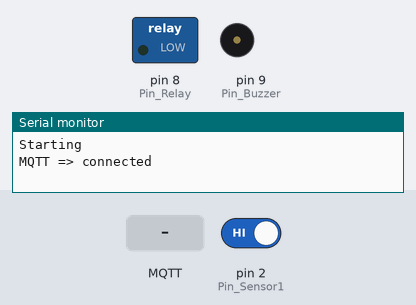
Recording of a sketch running on a simulated Arduino Uno, built for the host (arithmetic inside an expression is 32-bit, double 64-bit). Parts: switched loads named in the sketch (green lamp = pin HIGH), buzzer (waves = sounding, pin HIGH), the last lines printed to the serial monitor. Inputs (shaded band) come from the test bench; at power-on: pin 2 (Pin_Sensor1) HIGH. WiFi joins after 1.5 s; servers stay silent unless stated; no MQTT or app messages arrive unless stated.

Above: at 2.7 s.
2.8 s: pin 2 (Pin_Sensor1) driven LOW
At 2.95 s:
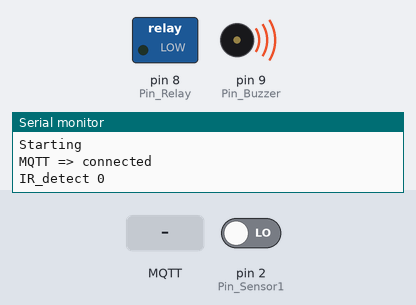
4.3 s: MQTT message "IR" arrives on the first subscribed topic
5.8 s: MQTT message "IRON$" arrives on the first subscribed topic
7.3 s: MQTT message "IROFF$" arrives on the first subscribed topic
Timing chart, 0 to 9.8 s (numbered marks = the images above; inputs shaded):
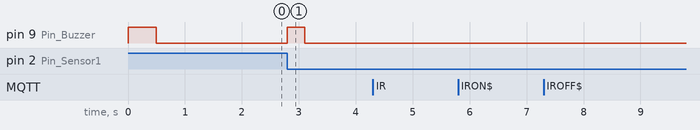

The sketch:

VM_IR01.ino
```cpp
#include <SPI.h>
#include <Ethernet.h>
#include <PubSubClient.h>
#include "Timer.h"

#define Pin_Relay 8
#define Pin_Buzzer 9
#define Pin_Sensor1 2 //logic AND, logic LOW jika kena obstacle (Falling)
#define Pin_Sensor2 3 //logic OR, logic HIGH jika kena obstacle (Rising)

//===========================================================
#define Limit_Sensor 1
//===========================================================

// Update these with values suitable for your network.
byte mac[]    = {  0xA1, 0xA2, 0xAA, 0xAA, 0xBB, 0xAC };
/*
IPAddress ip(192, 168, 1, 10);
IPAddress ip_dns(0, 0, 0, 0);
IPAddress subnet(255, 255, 255, 0);
IPAddress gateway(192, 168, 1, 1);
IPAddress server(192, 168, 1, 5);
*/
IPAddress ip(10, 1, 26, 251);
IPAddress ip_dns(0, 0, 0, 0);
IPAddress subnet(255, 255, 248, 0);
IPAddress gateway(10, 1, 27, 254);
IPAddress server(10, 1, 26, 19);

Timer timer1;
byte Reconnect_count=0;
byte Sensor_0=0;  //0:ready ; 1:detect
byte Sensor_1=0;
byte Sensor_Count;

//----------------------------------------------------------------------
void callback(char* topic, byte* payload, unsigned int length) {
  String param = topic;
  String value;

  Serial.print("Rx =[");
  Serial.print(param);
  Serial.print("] ");
  for (int i=0;i<length;i++) {
    Serial.print((char)payload[i]);
    value+=(char)payload[i];
  }
  Serial.println();

  if (param=="IR"){
    if (value=="IRON$"){
      digitalWrite(Pin_Relay,HIGH);
      Sensor_Count=Limit_Sensor;
      Sensor_0=2;
      Sensor_1=2;
    }else if (value=="IROFF$"){
      digitalWrite(Pin_Relay,LOW);
      Sensor_Count=Limit_Sensor;
      Sensor_0=2;
      Sensor_1=2;
    }
  }
}
//----------------------------------------------------------------------

EthernetClient ethClient;
PubSubClient client(ethClient);

//----------------------------------------------------------------------
void reconnect() {
  // Loop until we're reconnected
  if (!client.connected()) {
    Serial.print("MQTT => ");
    // Attempt to connect
    if (client.connect("VM_IR_0")) {
      Serial.println("connected");
      // Once connected, publish an announcement...
      //client.publish("outTopic","hello world");
      // ... and resubscribe
      client.subscribe("IR/#");
    } else {
      Serial.print("failed, rc=");
      Serial.println(client.state());
//      Serial.println(" try again in 5 seconds");
      // Wait 5 seconds before retrying
//      delay(5000);
    }
  }
}

//================================================================
void setup()
{
  Serial.begin(57600);
  Serial.println("Starting");

  pinMode(Pin_Sensor1,INPUT_PULLUP);
  pinMode(Pin_Sensor2,INPUT_PULLUP);
  pinMode(Pin_Relay,OUTPUT);
  pinMode(Pin_Buzzer,OUTPUT);
  digitalWrite(Pin_Relay,LOW);

  digitalWrite(Pin_Buzzer,HIGH);

  client.setServer(server, 1883);
  client.setCallback(callback);

  Ethernet.begin(mac, ip, ip_dns, gateway, subnet);      //mac, ip, dns, gateway, subnet
//  Ethernet.begin(mac, ip);
  // Allow the hardware to sort itself out
  delay(500);
  digitalWrite(Pin_Buzzer,LOW);
  delay(1000);
  timer1.every(1000, Timer_isr);
  reconnect();
  attachInterrupt(digitalPinToInterrupt(Pin_Sensor1),INT0_Isr,FALLING);
//  attachInterrupt(digitalPinToInterrupt(Pin_Sensor2),INT1_Isr,RISING);
}

//================================================================
void loop()
{
  client.loop();
  timer1.update();
  Send_Detect();
}
//================================================================

void Timer_isr(){
  if (!client.connected()) {
    if(Reconnect_count==0){
      reconnect();
      Reconnect_count=5;
    }else{
      Reconnect_count--;
    }
  }else{
    Reconnect_count=0;
  }

  if(Sensor_Count>0){
    Sensor_Count--;
  }else{
    Sensor_0=0;
    Sensor_1=0;
  }

}

//---------------------------------------------------------------
void INT0_Isr(){
  if(Sensor_0==0){
    Sensor_0=1;
    Serial.println("IR_detect 0");
  //  if (!client.connected()) {
  //    client.publish("Server","IR_detect 0");
  //  }
  }
}

//---------------------------------------------------------------
void INT1_Isr(){
  if(Sensor_1==0){
    Sensor_1=1;
    Serial.println("IR_detect 1");
  //  if (!client.connected()) {
  //    client.publish("Server","IR_detect 1");
  //  }
  }
}

//---------------------------------------------------------------
void Send_Detect(){
  if(Sensor_0==1){
    if (client.connected()) {
      client.publish("Server","IR_detect 0");
    }
    Sensor_Count=Limit_Sensor;
    Sensor_0=2;
    digitalWrite(Pin_Buzzer,HIGH);
    delay(300);
    digitalWrite(Pin_Buzzer,LOW);
  }
  if(Sensor_1==1){
    if (client.connected()) {
      client.publish("Server","IR_detect 1");
    }
    Sensor_Count=Limit_Sensor;
    Sensor_1=2;
    digitalWrite(Pin_Buzzer,HIGH);
    delay(300);
    digitalWrite(Pin_Buzzer,LOW);
  }
}
```

Measured:
- after the input at 2.8 s, pin 9 (Pin_Buzzer): LOW → HIGH at once, → LOW 0.30 s later
